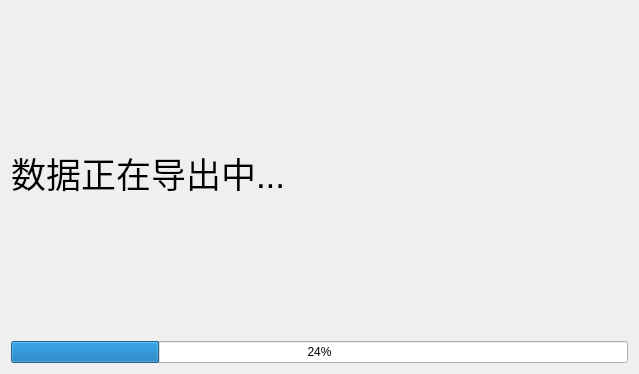
<?xml version="1.0" encoding="UTF-8"?>
<ui version="4.0">
 <class>WaitExportExcel</class>
 <widget class="QWidget" name="WaitExportExcel">
  <property name="geometry">
   <rect>
    <x>0</x>
    <y>0</y>
    <width>639</width>
    <height>374</height>
   </rect>
  </property>
  <property name="windowTitle">
   <string>Form</string>
  </property>
  <layout class="QVBoxLayout" name="verticalLayout">
   <item>
    <widget class="QLabel" name="label">
     <property name="font">
      <font>
       <pointsize>26</pointsize>
      </font>
     </property>
     <property name="text">
      <string>数据正在导出中...</string>
     </property>
    </widget>
   </item>
   <item>
    <widget class="QProgressBar" name="progressBar">
     <property name="value">
      <number>24</number>
     </property>
    </widget>
   </item>
  </layout>
 </widget>
 <resources/>
 <connections/>
</ui>
